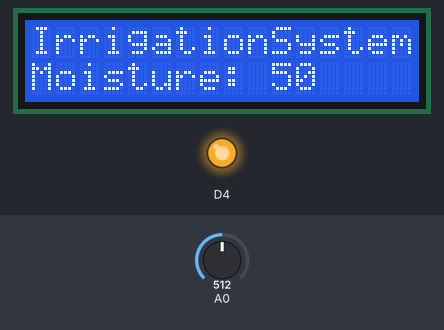
A sketch run on a simulated ESP8266 (NodeMCU). Parts: 16×2 character LCD, output pins drawn as LEDs (lit = HIGH). The test bench sets the inputs (shaded band); at power-on: A0 = 512. WiFi joins after 1.5 s; servers stay silent unless stated; what the sketch prints to the serial monitor is not drawn.

Above: at 3.0 s.
3.1 s: A0 set to 716
At 4.1 s:
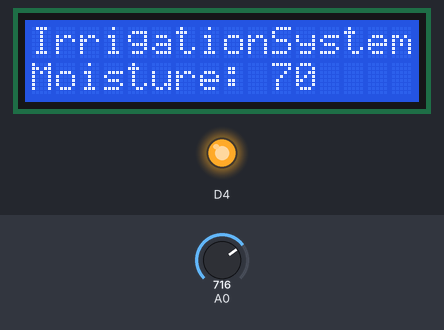
4.6 s: A0 set to 900
At 5.2 s:
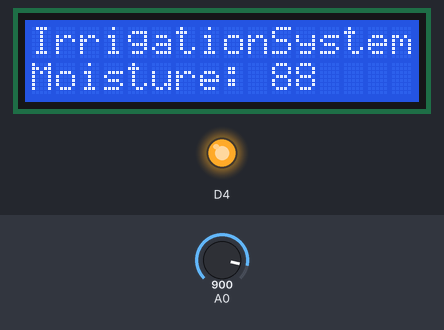
6.1 s: A0 set to 1023
At 7.6 s:
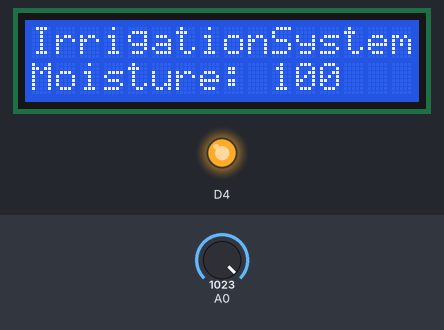
Timing chart, 0 to 9.1 s (numbered marks = the images above; inputs shaded):
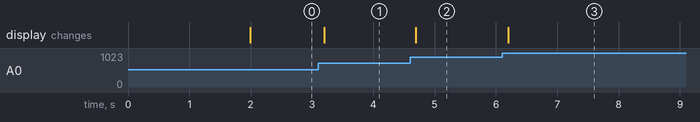

Measured:
- after the input at 3.1 s, the display: changes after 0.10 s (image 1)
- after the input at 4.6 s, the display: changes after 0.10 s (image 2)
- after the input at 6.1 s, the display: changes after 0.10 s (image 3)

The sketch:

Edi_project.ino
```cpp
#include <LiquidCrystal_I2C.h>
#include <Wire.h>
#define BLYNK_PRINT Serial
#include <ESP8266WiFi.h>
#include <BlynkSimpleEsp8266.h>

LiquidCrystal_I2C lcd(0x27, 16, 2);

char auth[] = "";//Enter your Auth token
char ssid[] = "";//Enter your WIFI name
char pass[] = "";//Enter your WIFI password

BlynkTimer timer;

void moisture() {
  int value = analogRead(A0);
  value = map(value, 0, 1023, 0, 100);
  Blynk.virtualWrite(V0, value);
  lcd.setCursor(0, 1);
  lcd.print("Moisture: ");
  lcd.print(value);
  lcd.print("  ");
  Serial.println(value);
}

void setup() {
  Serial.begin(9600);
  Wire.begin(D2, D1);
  lcd.init();
  lcd.backlight();
  pinMode(D4, OUTPUT);
  digitalWrite(D4, HIGH);
  lcd.setCursor(0, 0);
  lcd.print("IrrigationSystem");
  Blynk.begin(auth, ssid, pass);
  timer.setInterval(100L, moisture);

}
void loop() {
  Blynk.run();
  timer.run();
}
```
